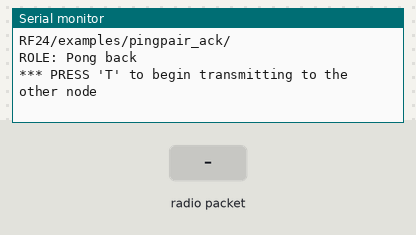
Simulated run of this sketch. Board: Arduino Uno, built with avr-gcc and run on an emulated ATmega328P. Parts: the last lines printed to the serial monitor. Inputs (shaded band) come from the test bench. No radio packets arrive unless stated.

Above: at 1.2 s.
1.3 s: radio packet "1" arrives
At 2.2 s:
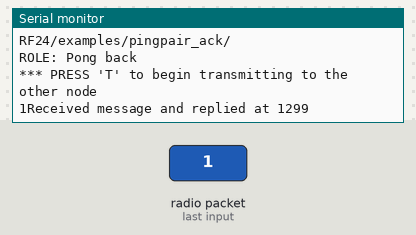
2.8 s: radio packet "0" arrives
At 3.3 s:
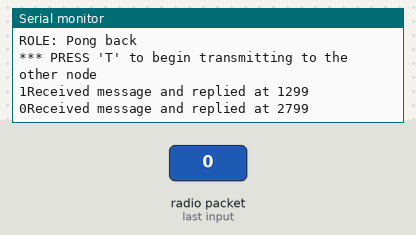
4.3 s: radio packet "2" arrives
At 5.6 s:
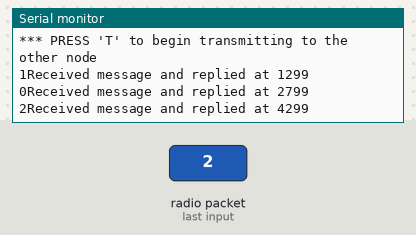

Measured:
- after the input at 1.3 s, the serial monitor: prints a new line at once (image 1)
- after the input at 2.8 s, the serial monitor: prints a new line at once (image 2)
- after the input at 4.3 s, the serial monitor: prints a new line at once (image 3)

The sketch:

recivert_pir.ino
```cpp
/**
   Example for efficient call-response using ack-payloads

   This example continues to make use of all the normal functionality of the radios including
   the auto-ack and auto-retry features, but allows ack-payloads to be written optionally as well.
   This allows very fast call-response communication, with the responding radio never having to
   switch out of Primary Receiver mode to send back a payload, but having the option to if wanting
   to initiate communication instead of respond to a commmunication.
*/
/*
  // March 2014 - TMRh20 - Updated along with High Speed RF24 Library fork
  // Parts derived from examples by J. Coliz <maniacbug@ymail.com>
*/

#include <SPI.h>
#include "nRF24L01.h"
#include "RF24.h"
#include "printf.h"

// Hardware configuration: Set up nRF24L01 radio on SPI bus plus pins 7 & 8
RF24 radio(7, 8);

// Topology
const uint64_t pipes[2] = { 0xABCDABCD71LL, 0x544d52687CLL };              // Radio pipe addresses for the 2 nodes to communicate.

// Role management: Set up role.  This sketch uses the same software for all the nodes
// in this system.  Doing so greatly simplifies testing.

typedef enum { role_ping_out = 1, role_pong_back } role_e;                 // The various roles supported by this sketch
const char* role_friendly_name[] = { "invalid", "Ping out", "Pong back"};  // The debug-friendly names of those roles
role_e role = role_pong_back;                                              // The role of the current running sketch

// A single byte to keep track of the data being sent back and forth
byte counter = 1;

void setup() {
  Serial.begin(115200);
  printf_begin();
  Serial.print(F("\n\rRF24/examples/pingpair_ack/\n\rROLE: "));
  Serial.println(role_friendly_name[role]);
  Serial.println(F("*** PRESS 'T' to begin transmitting to the other node"));

  // Setup and configure rf radio

  radio.begin();
  radio.setAutoAck(1);                    // Ensure autoACK is enabled
  radio.enableAckPayload();               // Allow optional ack payloads
  radio.setRetries(0, 15);                // Smallest time between retries, max no. of retries
  //radio.setPayloadSize(1);                // Here we are sending 1-byte payloads to test the call-response speed
    radio.openWritingPipe(pipes[1]);        // Both radios listen on the same pipes by default, and switch when writing
    radio.openReadingPipe(1, pipes[0]);
  //radio.openWritingPipe(pipes[0]);
  //radio.openReadingPipe(1, pipes[1]);
  radio.startListening();                 // Start listening
  radio.printDetails();                   // Dump the configuration of the rf unit for debugging
}

void loop(void) {
  // if (role == role_ping_out) {
  //  radio.stopListening();                                  // First, stop listening so we can talk.
  //  char text[] = "haloo";
  //  printf("Now sending %d as payload. ", counter);
  //  byte gotByte;
  //  unsigned long time = micros();                          // Take the time, and send it.  This will block until complete
  //  //Called when STANDBY-I mode is engaged (User is finished sending)
  //  if (!radio.write(&text, sizeof(text))) {
  //    Serial.println(F("failed."));
  //  } else {
  //    if (!radio.available()) {
  //      Serial.println(F("Blank Payload Received."));
  //    } else {
  //      while (radio.available()) {
  //        unsigned long tim = micros();
  //        radio.read(&gotByte, 1);
  //        printf("Got response %d, round-trip delay: %lu microseconds\n\r", gotByte, tim - time);
  //        counter++;
  //      }
  //    }
  //  }
  // Try again later
  //delay();
  //}

  // Pong back role.  Receive each packet, dump it out, and send it back
menerima();

}

void menerima(){
   //  if (role == role_pong_back) {
  byte pipeNo;
  char gotByte[32] = "";
  byte text = 1; // Dump the payloads until we've gotten everything
  while (radio.available(&pipeNo)) {
    radio.read(&gotByte, sizeof(gotByte));
    radio.writeAckPayload(pipeNo, &text, 1);
    Serial.print(gotByte);
    Serial.print(F("Received message and replied at "));
    Serial.println(millis());
  }
}
// Change roles
//
//  if (Serial.available()) {
//    char c = toupper(Serial.read());
//    if (c == 'T' && role == role_pong_back) {
//      Serial.println(F("*** CHANGING TO TRANSMIT ROLE -- PRESS 'R' TO SWITCH BACK"));
//
//      role = role_ping_out;                  // Become the primary transmitter (ping out)
//      radio.openWritingPipe(pipes[0]);
//      radio.openReadingPipe(1, pipes[1]);
//    } else if (c == 'R' && role == role_ping_out) {
//      Serial.println(F("*** CHANGING TO RECEIVE ROLE -- PRESS 'T' TO SWITCH BACK"));
//
//      role = role_pong_back;                // Become the primary receiver (pong back)
//      radio.openWritingPipe(pipes[1]);
//      radio.openReadingPipe(1, pipes[0]);
//      radio.startListening();
//    }
//  }
//}
```
